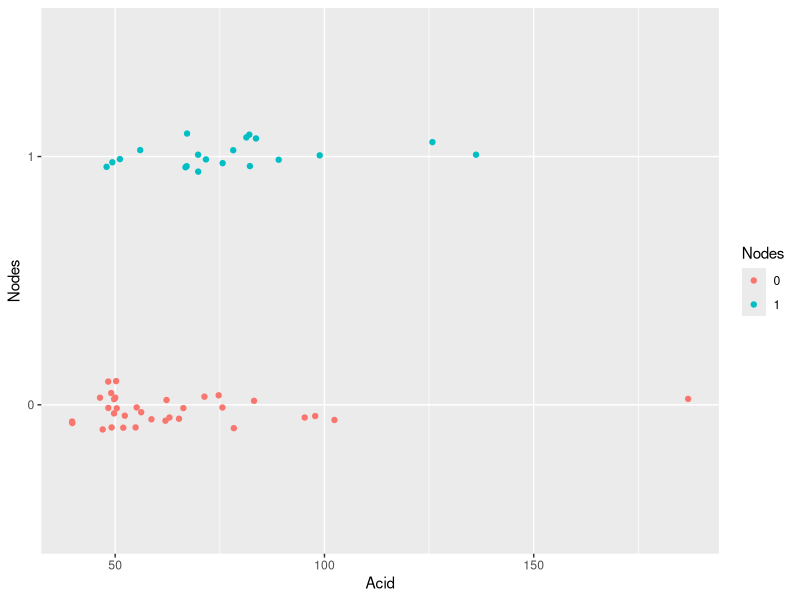
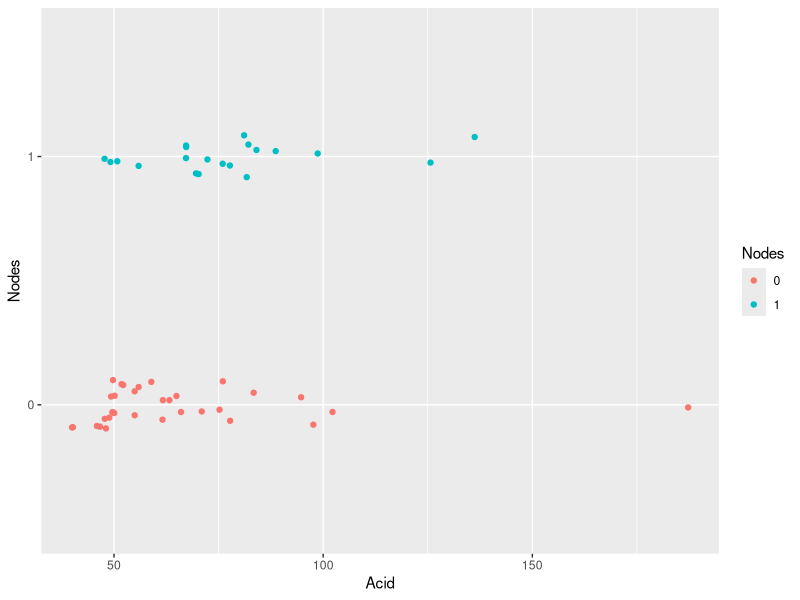
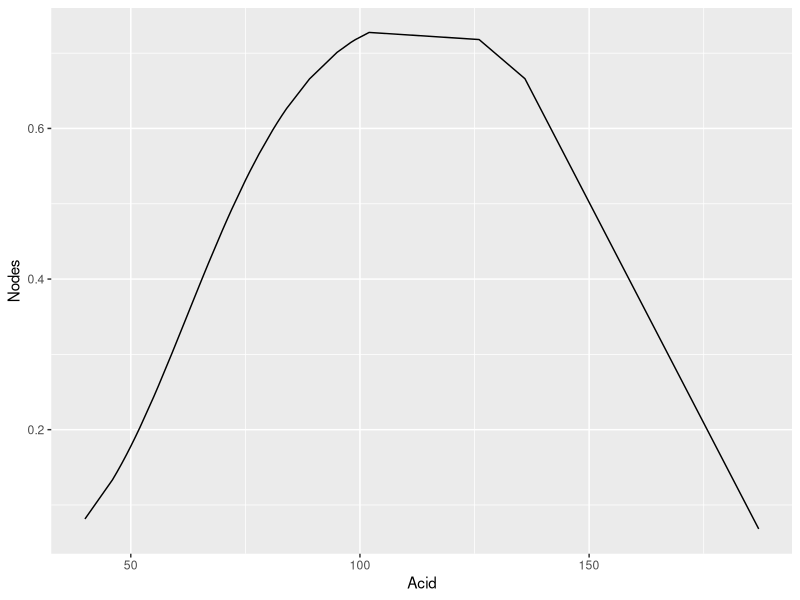

These charts were generated, in order, by the following R code:
## ---- chunk 1
library(tidyverse)
## ---- chunk 2
prostate <- read_delim("prostatecancer.dat", delim = " & ") |>
  mutate(Nodes = as.factor(Nodes))
glimpse(prostate)
## ---- chunk 3
ggplot(prostate, aes(x = Acid, y = Nodes, color = Nodes)) +
  geom_jitter(height = 0.10)
## ---- chunk 4
m_simple <- glm(Nodes ~ Acid, data = prostate, family = "binomial")
summary(m_simple)
## ---- chunk 5
ggplot(prostate, aes(x = Acid, y = Nodes, color = Nodes)) +
  geom_jitter(height = 0.10) +
  stat_smooth(method="glm", color="green", se=FALSE,
              formula = Nodes ~ Acid,
              method.args = list(family="binomial"))
## ---- chunk 6
m_simple_quad <- glm(Nodes ~ Acid + I(Acid^2), data = prostate, family = "binomial")
summary(m_simple_quad)
## ---- chunk 7
preds <- with(prostate, tibble(
  Acid = Acid, Nodes = predict(m_simple_quad, type = "response")))

ggplot(prostate) +
  geom_line(data = preds, aes(x = Acid, y = Nodes)) #+ 
  #geom_jitter(aes(x = Acid, y = as.numeric(Nodes), color = Nodes), height = 0.10)

